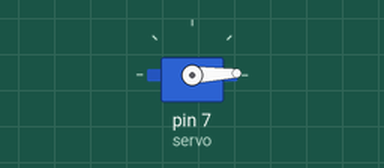
This sketch was run on a simulated Arduino Uno, built with avr-gcc and run on an emulated ATmega328P. Parts: servo.

Above: at 0.05 s.
At 1.3 s:
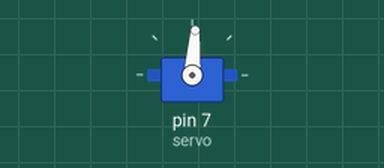
At 2.6 s:
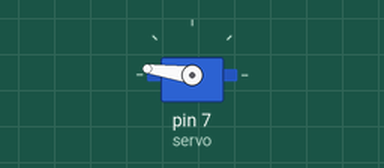
At 5.2 s:
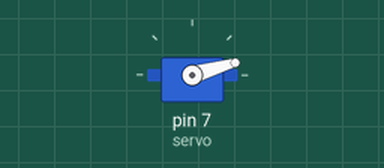
Timing chart, 0 to 7.0 s (numbered marks = the images above):
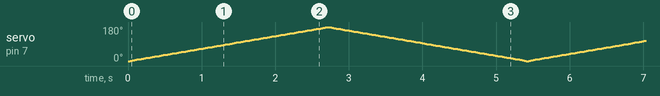

The sketch:

servo_test.ino
```cpp
#include <Servo.h>
#include <string.h>
Servo servo;

void setup() {
  Serial.begin(9600);
  servo.attach(7);
}

void loop() {
  for (int i = 0; i < 180; i+=2) {
    servo.write(i);
    delay(30);
  }
  for (int j = 180; j > 0; j-=2) {
    servo.write(j);
    delay(30);
  }
}

void sendFromSerialMonitor() {
  while (Serial.available() > 0) {
      int angle = Serial.parseInt();
      if (angle == 0) {}
      else {
        Serial.println("Angle sending: " + String(angle));
        servo.write(angle);
      }
  }
}
```
